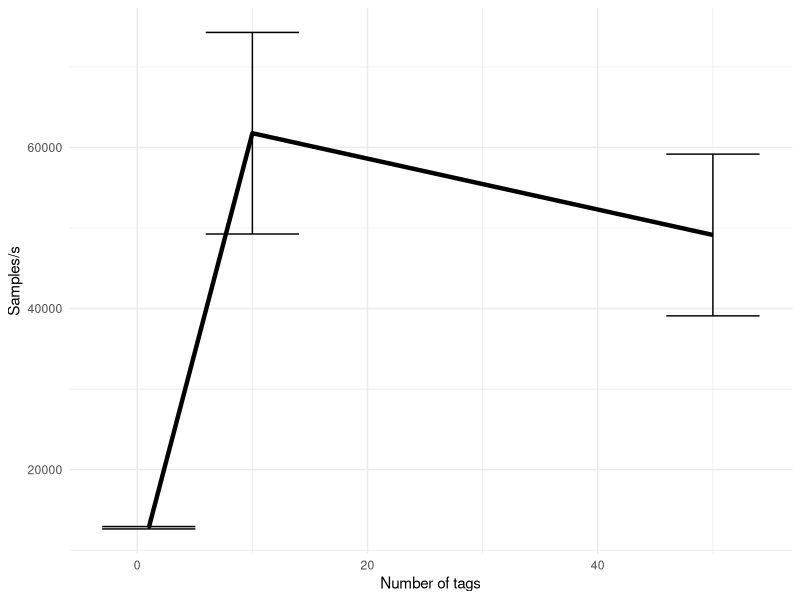

Reproduce this figure in R.
data<-read.csv("write.txt", header=T)
require(ggplot2)

pdf("write.pdf")
options(repr.plot.width = 5, repr.plot.height = 2)
ggplot(data, aes(x = Size, y = Mean)) +
  geom_line(lwd=1.5) + 
  geom_errorbar(aes(ymax = CIP, ymin = CIN)) +
  xlab("Number of tags") +
  ylab("Samples/s") +
  theme_minimal()
dev.off()
